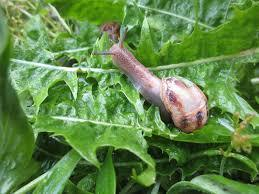
#> input picture VisualRecognition/conPlagas/31.jpg, 259 x 194 px
$ python ayudaImagenesSuperPixeles.py
#> lines starting #> are read from the running program, lines starting #| are printed output that depends on the picture
import numpy as np
import cv2
import matplotlib.pyplot as plt
from skimage.segmentation import slic
from skimage.segmentation import mark_boundaries

image_name = "31.jpg"
image = cv2.imread("conPlagas/" + image_name, cv2.IMREAD_COLOR)
#> image is the input picture: shape (194, 259, 3); mean B, G, R 73.9, 135.6, 97.5
# cv2.imshow("imagen", img)
# cv2.waitKey(0)
# cv2.destroyAllWindows()
segments = slic(image, n_segments = 100, sigma = 5)
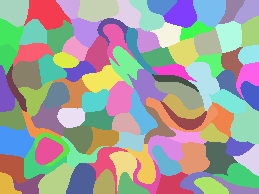
#> segments: shape (194, 259) int64; 100 distinct labels, from 1 to 100; one colour per label, 0 black

for (i, segVal) in enumerate(np.unique(segments)):
    # print ("[x] inspecting segment %d" % (i))
    mask = np.zeros(image.shape[:2], dtype = "uint8")
    mask[segments == segVal] = 255
    # show the masked region
    # cv2.imshow("Mask", mask)
    cv2.imshow("superPixel", cv2.bitwise_and(image, image, mask = mask))
    cv2.waitKey(100)
#> (the run stopped early here; a loop or call above may not have finished)

$ run again, with VisualRecognition/blackAndWhyteImages/1.jpg copied over VisualRecognition/conPlagas/31.jpg
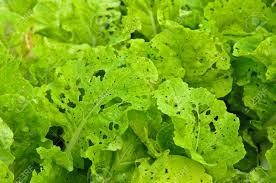
#> input picture VisualRecognition/blackAndWhyteImages/1.jpg, 276 x 183 px
#> image is the input picture: shape (183, 276, 3); mean B, G, R 21.2, 166.9, 117.3
#> `segments = slic(image, n_segments = 100, sigma = 5)`:
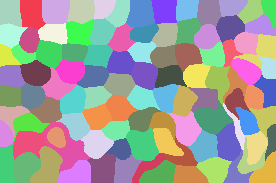
#> segments: shape (183, 276) int64; 103 distinct labels, from 1 to 103; one colour per label, 0 black

$ run again, with VisualRecognition/blackAndWhyteImages/10.jpg copied over VisualRecognition/conPlagas/31.jpg
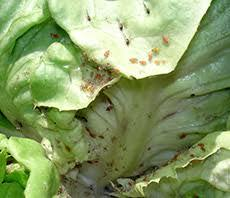
#> input picture VisualRecognition/blackAndWhyteImages/10.jpg, 230 x 198 px
#> image is the input picture: shape (198, 230, 3); mean B, G, R 102.4, 155.6, 135.2
#> `segments = slic(image, n_segments = 100, sigma = 5)`:
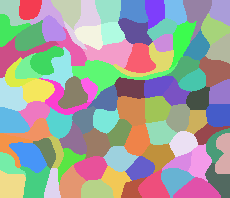
#> segments: shape (198, 230) int64; 90 distinct labels, from 1 to 90; one colour per label, 0 black

$ run again, with VisualRecognition/blackAndWhyteImages/100.jpg copied over VisualRecognition/conPlagas/31.jpg
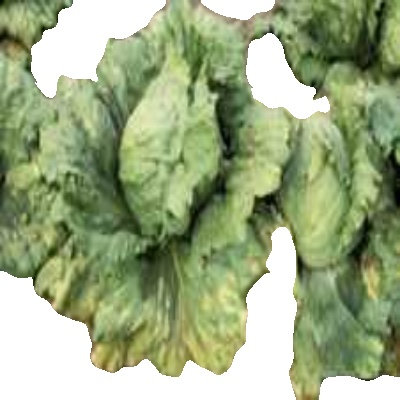
#> input picture VisualRecognition/blackAndWhyteImages/100.jpg, 400 x 400 px
#> image is the input picture: shape (400, 400, 3); mean B, G, R 131.2, 171.3, 156.5
#> `segments = slic(image, n_segments = 100, sigma = 5)`:
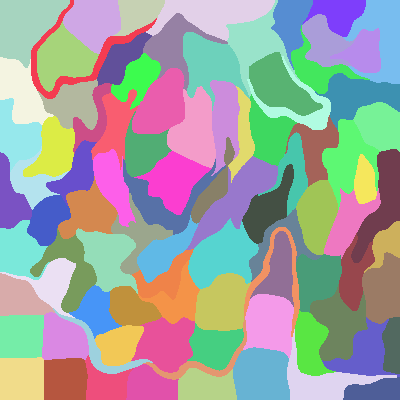
#> segments: shape (400, 400) int64; 91 distinct labels, from 1 to 91; one colour per label, 0 black
